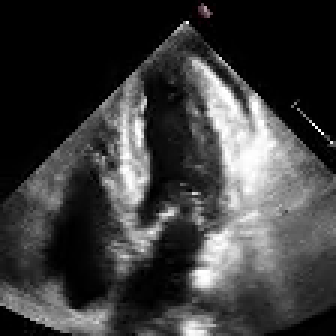
#> input picture frame 50 of videos/Echo/echo2.mp4, 112 x 112 px (shown 3 times larger)
$ python tracker_fusion_polygon.py
#> lines starting #> are read from the running program, lines starting #| are printed output that depends on the picture
import cv2
import sys
import numpy as np
from kcf_to_csrt import contains

FRAME_RESIZE = 10
PATH = "videos/Echo/echo2.mp4"
BOX_SIZE = 150  # Size of tracking box for each vertex
KCF_WEIGHT = 0.9
CSRT_WEIGHT = 0.8


# [92 lines left out: function draw_tracked_boxes, not called in this run]


def select_polygon_roi(frame):
    """Interactive polygon selection by clicking points."""
    state = {
        'points': [],
        'finished': False,
        'cancelled': False
    }

    clone = frame.copy()

    # [14 lines left out: function mouse_callback, not called in this run]

    def draw_polygon(img, points, mouse_pos=None):
        instruction_text = "Click: add point | Double-click/ENTER: finish | C: clear | ESC: cancel"
        cv2.putText(img, instruction_text, (10, img.shape[0] - 10),
                   cv2.FONT_HERSHEY_SIMPLEX, 0.5, (255, 255, 255), 1)

        if len(points) == 0:
            cv2.putText(img, "Click to add points for your polygon", (10, 30),
                       cv2.FONT_HERSHEY_SIMPLEX, 0.7, (0, 255, 255), 2)
            return

        for i, point in enumerate(points):
            cv2.circle(img, point, 4, (0, 255, 0), -1)
            cv2.putText(img, str(i+1), (point[0]+8, point[1]-8),
                       cv2.FONT_HERSHEY_SIMPLEX, 0.5, (0, 255, 0), 1)

        for i in range(len(points) - 1):
            cv2.line(img, points[i], points[i+1], (0, 255, 0), 2)

        if len(points) >= 2:
            cv2.line(img, points[-1], points[0], (0, 255, 255), 2)

        if mouse_pos is not None and len(points) > 0:
            cv2.line(img, points[-1], mouse_pos, (255, 0, 255), 1)

        if len(points) >= 3:
            overlay = img.copy()
            pts = np.array(points, dtype=np.int32)
            cv2.fillPoly(overlay, [pts], (0, 255, 0))
            cv2.addWeighted(overlay, 0.2, img, 0.8, 0, img)

        cv2.putText(img, f"Points: {len(points)}", (10, 30),
                   cv2.FONT_HERSHEY_SIMPLEX, 0.7, (0, 255, 0), 2)

    cv2.namedWindow('Polygon Selector')
    cv2.setMouseCallback('Polygon Selector', mouse_callback)

    temp = clone.copy()
    draw_polygon(temp, state['points'])
    cv2.imshow('Polygon Selector', temp)

    print("Instructions:")
    print("- Click to add points to create your polygon")
    print("- The polygon will automatically close (yellow line from last to first point)")
    print("- Double-click or press ENTER when done")
    print("- Press 'C' to clear all points and restart")
    print("- Press ESC to cancel")
    print("- Need at least 3 points to create a valid polygon")

    while True:
        key = cv2.waitKey(1) & 0xFF

        if key == 13:
            state['finished'] = True
            break
        elif key == 27:
            state['cancelled'] = True
            break
        elif key == ord('c') or key == ord('C'):
            state['points'] = []
            temp = clone.copy()
            draw_polygon(temp, state['points'])
            cv2.imshow('Polygon Selector', temp)

        if state['finished']:
            break

    cv2.destroyWindow('Polygon Selector')

    if state['cancelled'] or len(state['points']) < 3:
        if not state['cancelled']:
            print("Need at least 3 points to create a polygon")
        return None

    print(f"Created polygon with {len(state['points'])} points")
    return state['points']


# [29 lines left out: functions draw_polygon_on_frame, point_to_bbox, not called in this run]

if __name__ == '__main__':
    # Read video
    video = cv2.VideoCapture(PATH)

    if not video.isOpened():
        print("Could not open video")
        sys.exit()

    # Read first frame
    ok, frame = video.read()
#> frame is the input picture: shape (112, 112, 3); mean B, G, R 59.7, 59.7, 59.8
    frame = cv2.resize(frame, None, fx=FRAME_RESIZE, fy=FRAME_RESIZE, interpolation=cv2.INTER_LINEAR)
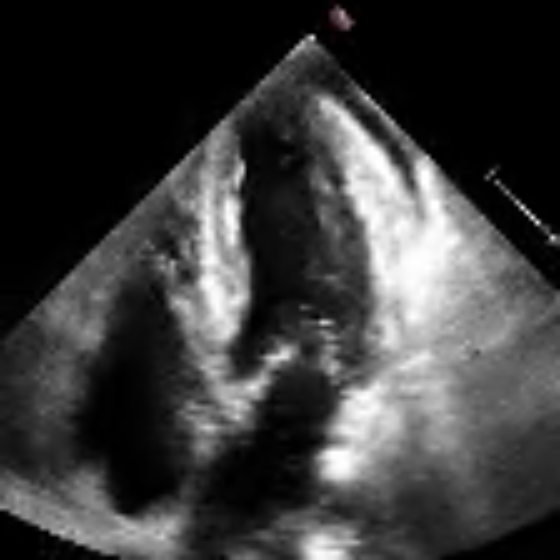
#> frame: shape (1120, 1120, 3) (shown at 1/2 size); mean B, G, R 59.6, 59.6, 59.7

    if not ok:
        print('Cannot read video file')
        sys.exit()

    # Select polygon ROI
    cv2.namedWindow('Polygon Selector', cv2.WINDOW_NORMAL)
    cv2.resizeWindow('Polygon Selector', 1280, 720)

    polygon_points = select_polygon_roi(frame)
#> in draw_polygon, `cv2.putText(img, "Click to add points for your polygon", (10, 30), cv2..`:
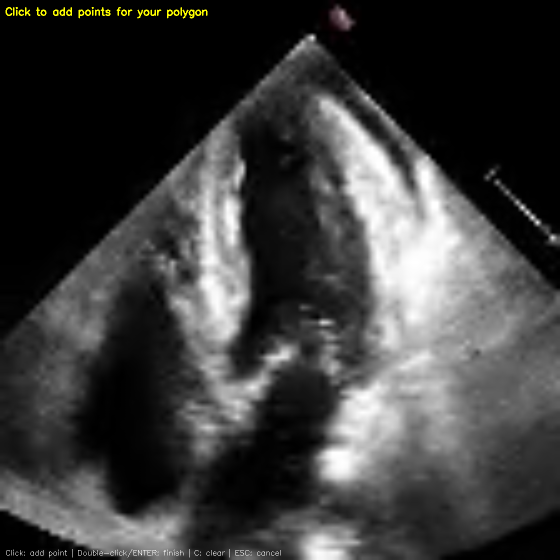
#> img: shape (1120, 1120, 3) (shown at 1/2 size); mean B, G, R 59.8, 60.3, 60.4
#> (key Esc is pressed here)

    if polygon_points is None:
        print("No valid polygon selected")
        sys.exit()
#> (the program exits here)

$ run again, starting later in the video
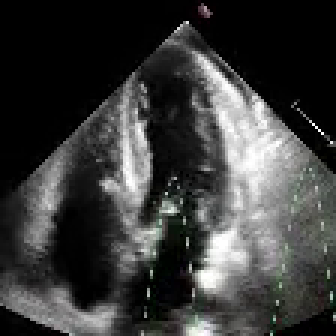
#> input picture frame 225 of videos/Echo/echo2.mp4, 112 x 112 px (shown 3 times larger)
#> frame is the input picture: shape (112, 112, 3); mean B, G, R 58.8, 59.6, 59.1
#> `frame = cv2.resize(frame, None, fx=FRAME_RESIZE, fy=FRAME_RESIZE, inte..`:
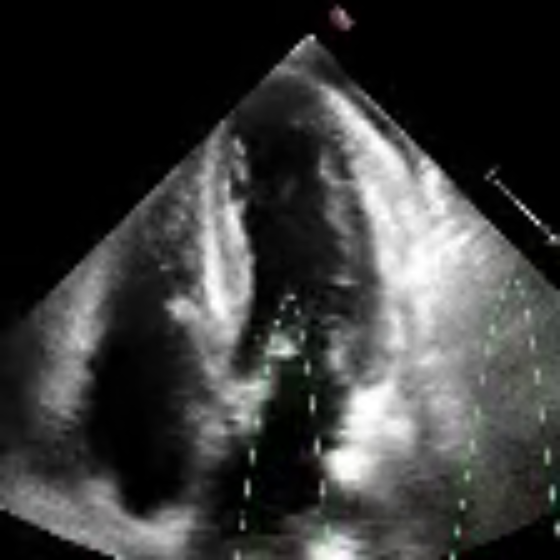
#> frame: shape (1120, 1120, 3) (shown at 1/2 size); mean B, G, R 58.7, 59.5, 59
#> in draw_polygon, `cv2.putText(img, "Click to add points for your polygon", (10, 30), cv2..`:
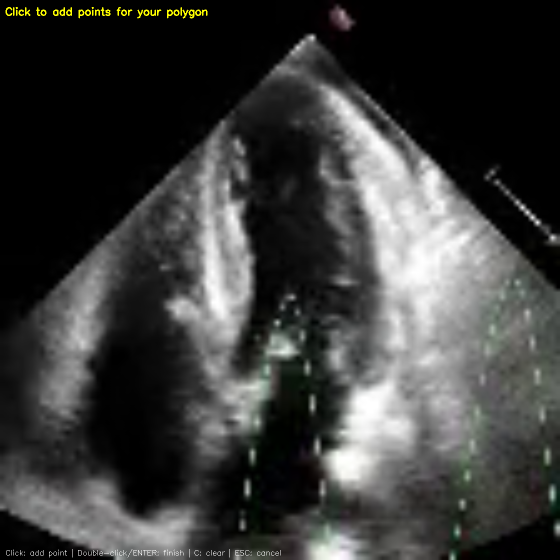
#> img: shape (1120, 1120, 3) (shown at 1/2 size); mean B, G, R 58.8, 60.2, 59.7

$ run again, starting later in the video
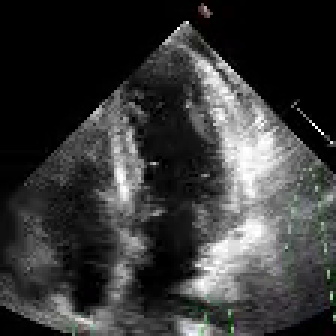
#> input picture frame 400 of videos/Echo/echo2.mp4, 112 x 112 px (shown 3 times larger)
#> frame is the input picture: shape (112, 112, 3); mean B, G, R 55.8, 56.1, 55.7
#> `frame = cv2.resize(frame, None, fx=FRAME_RESIZE, fy=FRAME_RESIZE, inte..`:
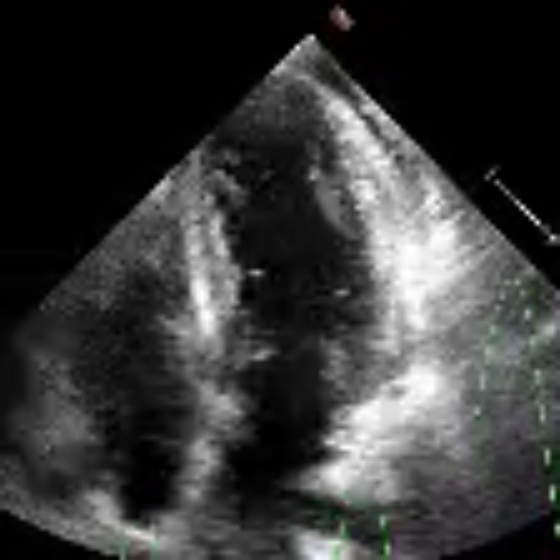
#> frame: shape (1120, 1120, 3) (shown at 1/2 size); mean B, G, R 55.7, 56, 55.6
#> in draw_polygon, `cv2.putText(img, "Click to add points for your polygon", (10, 30), cv2..`:
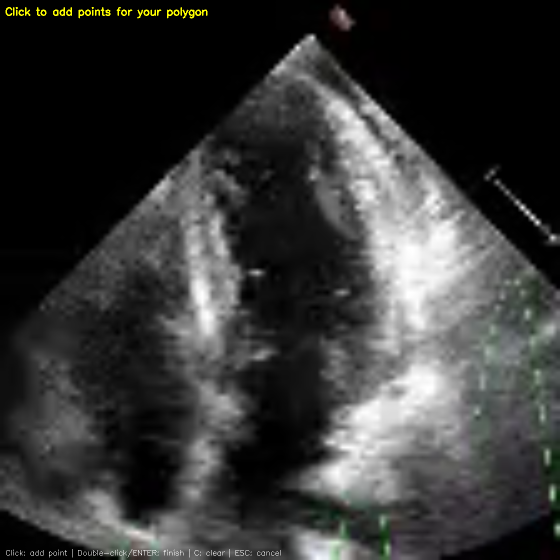
#> img: shape (1120, 1120, 3) (shown at 1/2 size); mean B, G, R 55.9, 56.7, 56.3
